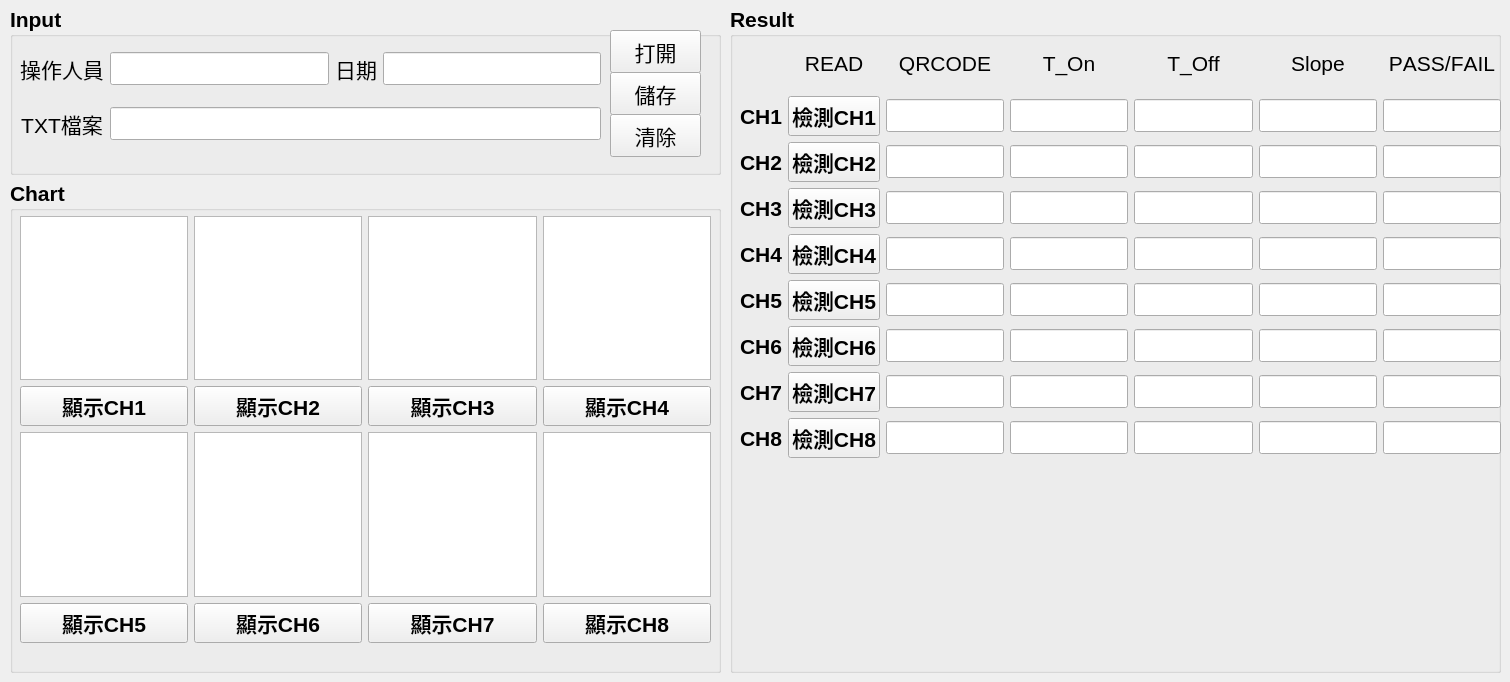
    <widget class="QWidget" name="tab_Sulink">
     <attribute name="title">
      <string>溫度保護器</string>
     </attribute>
     <widget class="QGroupBox" name="Input_box">
      <property name="geometry">
       <rect>
        <x>10</x>
        <y>6</y>
        <width>711</width>
        <height>169</height>
       </rect>
      </property>
      <property name="font">
       <font>
        <pointsize>16</pointsize>
        <weight>75</weight>
        <italic>false</italic>
        <bold>true</bold>
        <underline>false</underline>
        <strikeout>false</strikeout>
        <kerning>true</kerning>
       </font>
      </property>
      <property name="styleSheet">
       <string notr="true">QGroupBox {
            border-color: rgb(156, 156, 156);
        }</string>
      </property>
      <property name="title">
       <string>Input</string>
      </property>
      <widget class="QPushButton" name="btn_opentxt">
       <property name="geometry">
        <rect>
         <x>600</x>
         <y>24</y>
         <width>91</width>
         <height>43</height>
        </rect>
       </property>
       <property name="font">
        <font>
         <pointsize>16</pointsize>
         <weight>50</weight>
         <italic>false</italic>
         <bold>false</bold>
         <underline>false</underline>
         <strikeout>false</strikeout>
         <kerning>false</kerning>
        </font>
       </property>
       <property name="text">
        <string>打開</string>
       </property>
      </widget>
      <widget class="QPushButton" name="btn_save">
       <property name="geometry">
        <rect>
         <x>600</x>
         <y>66</y>
         <width>91</width>
         <height>43</height>
        </rect>
       </property>
       <property name="font">
        <font>
         <pointsize>16</pointsize>
         <weight>50</weight>
         <italic>false</italic>
         <bold>false</bold>
         <underline>false</underline>
         <strikeout>false</strikeout>
         <kerning>true</kerning>
        </font>
       </property>
       <property name="text">
        <string>儲存</string>
       </property>
      </widget>
      <widget class="QPushButton" name="btn_clean">
       <property name="geometry">
        <rect>
         <x>600</x>
         <y>108</y>
         <width>91</width>
         <height>43</height>
        </rect>
       </property>
       <property name="font">
        <font>
         <pointsize>16</pointsize>
         <weight>50</weight>
         <italic>false</italic>
         <bold>false</bold>
         <underline>false</underline>
         <strikeout>false</strikeout>
         <kerning>true</kerning>
        </font>
       </property>
       <property name="text">
        <string>清除</string>
       </property>
      </widget>
      <widget class="QWidget" name="layoutWidget">
       <property name="geometry">
        <rect>
         <x>10</x>
         <y>30</y>
         <width>581</width>
         <height>121</height>
        </rect>
       </property>
       <layout class="QGridLayout" name="gridLayout_2">
        <item row="0" column="0">
         <widget class="QLabel" name="label_name">
          <property name="font">
           <font>
            <pointsize>16</pointsize>
            <weight>50</weight>
            <italic>false</italic>
            <bold>false</bold>
            <underline>false</underline>
            <strikeout>false</strikeout>
            <kerning>false</kerning>
           </font>
          </property>
          <property name="text">
           <string>操作人員</string>
          </property>
          <property name="alignment">
           <set>Qt::AlignCenter</set>
          </property>
         </widget>
        </item>
        <item row="0" column="1">
         <widget class="QLineEdit" name="input_name">
          <property name="font">
           <font>
            <pointsize>16</pointsize>
            <kerning>false</kerning>
           </font>
          </property>
         </widget>
        </item>
        <item row="0" column="2">
         <widget class="QLabel" name="label_datetime">
          <property name="font">
           <font>
            <pointsize>16</pointsize>
            <weight>50</weight>
            <italic>false</italic>
            <bold>false</bold>
            <underline>false</underline>
            <strikeout>false</strikeout>
            <kerning>false</kerning>
           </font>
          </property>
          <property name="text">
           <string>日期</string>
          </property>
          <property name="alignment">
           <set>Qt::AlignCenter</set>
          </property>
         </widget>
        </item>
        <item row="0" column="3">
         <widget class="QLineEdit" name="output_datetime">
          <property name="font">
           <font>
            <pointsize>16</pointsize>
            <kerning>false</kerning>
           </font>
          </property>
         </widget>
        </item>
        <item row="1" column="0">
         <widget class="QLabel" name="label_txt_2">
          <property name="font">
           <font>
            <pointsize>16</pointsize>
            <weight>50</weight>
            <italic>false</italic>
            <bold>false</bold>
            <underline>false</underline>
            <strikeout>false</strikeout>
            <kerning>false</kerning>
           </font>
          </property>
          <property name="text">
           <string>TXT檔案</string>
          </property>
          <property name="alignment">
           <set>Qt::AlignCenter</set>
          </property>
         </widget>
        </item>
        <item row="1" column="1" colspan="3">
         <widget class="QLineEdit" name="input_file">
          <property name="font">
           <font>
            <pointsize>16</pointsize>
            <kerning>false</kerning>
           </font>
          </property>
         </widget>
        </item>
       </layout>
      </widget>
     </widget>
     <widget class="QGroupBox" name="Chart_box">
      <property name="geometry">
       <rect>
        <x>10</x>
        <y>180</y>
        <width>711</width>
        <height>493</height>
       </rect>
      </property>
      <property name="font">
       <font>
        <pointsize>16</pointsize>
        <weight>75</weight>
        <bold>true</bold>
       </font>
      </property>
      <property name="title">
       <string>Chart</string>
      </property>
      <widget class="QSplitter" name="splitter_2">
       <property name="geometry">
        <rect>
         <x>16</x>
         <y>156</y>
         <width>0</width>
         <height>0</height>
        </rect>
       </property>
       <property name="orientation">
        <enum>Qt::Vertical</enum>
       </property>
       <widget class="QWidget" name="widget_6" native="true">
        <property name="styleSheet">
         <string notr="true">background-color: rgb(255, 255, 255);</string>
        </property>
       </widget>
       <widget class="QWidget" name="widget_7" native="true">
        <property name="styleSheet">
         <string notr="true">background-color: rgb(255, 255, 255);</string>
        </property>
       </widget>
       <widget class="QWidget" name="widget_8" native="true">
        <property name="styleSheet">
         <string notr="true">background-color: rgb(255, 255, 255);</string>
        </property>
       </widget>
       <widget class="QWidget" name="widget_5" native="true">
        <property name="styleSheet">
         <string notr="true">background-color: rgb(255, 255, 255);</string>
        </property>
       </widget>
      </widget>
      <widget class="QWidget" name="layoutWidget_2">
       <property name="geometry">
        <rect>
         <x>10</x>
         <y>36</y>
         <width>691</width>
         <height>427</height>
        </rect>
       </property>
       <layout class="QGridLayout" name="gridLayout_3">
        <item row="3" column="1">
         <widget class="QPushButton" name="ch6_display">
          <property name="text">
           <string>顯示CH6</string>
          </property>
         </widget>
        </item>
        <item row="3" column="2">
         <widget class="QPushButton" name="ch7_display">
          <property name="text">
           <string>顯示CH7</string>
          </property>
         </widget>
        </item>
        <item row="3" column="3">
         <widget class="QPushButton" name="ch8_display">
          <property name="text">
           <string>顯示CH8</string>
          </property>
         </widget>
        </item>
        <item row="1" column="2">
         <widget class="QPushButton" name="ch3_display">
          <property name="text">
           <string>顯示CH3</string>
          </property>
         </widget>
        </item>
        <item row="0" column="2">
         <widget class="QGraphicsView" name="ch3_chart"/>
        </item>
        <item row="2" column="2">
         <widget class="QGraphicsView" name="ch7_chart"/>
        </item>
        <item row="2" column="3">
         <widget class="QGraphicsView" name="ch8_chart"/>
        </item>
        <item row="0" column="3">
         <widget class="QGraphicsView" name="ch4_chart"/>
        </item>
        <item row="1" column="0">
         <widget class="QPushButton" name="ch1_display">
          <property name="text">
           <string>顯示CH1</string>
          </property>
         </widget>
        </item>
        <item row="0" column="0">
         <widget class="QGraphicsView" name="ch1_chart"/>
        </item>
        <item row="2" column="1">
         <widget class="QGraphicsView" name="ch6_chart"/>
        </item>
        <item row="1" column="1">
         <widget class="QPushButton" name="ch2_display">
          <property name="text">
           <string>顯示CH2</string>
          </property>
         </widget>
        </item>
        <item row="2" column="0">
         <widget class="QGraphicsView" name="ch5_chart"/>
        </item>
        <item row="0" column="1">
         <widget class="QGraphicsView" name="ch2_chart"/>
        </item>
        <item row="3" column="0">
         <widget class="QPushButton" name="ch5_display">
          <property name="text">
           <string>顯示CH5</string>
          </property>
         </widget>
        </item>
        <item row="1" column="3">
         <widget class="QPushButton" name="ch4_display">
          <property name="text">
           <string>顯示CH4</string>
          </property>
         </widget>
        </item>
       </layout>
      </widget>
     </widget>
     <widget class="QGroupBox" name="Result_box">
      <property name="geometry">
       <rect>
        <x>730</x>
        <y>6</y>
        <width>771</width>
        <height>667</height>
       </rect>
      </property>
      <property name="font">
       <font>
        <pointsize>16</pointsize>
        <weight>75</weight>
        <bold>true</bold>
       </font>
      </property>
      <property name="title">
       <string>Result</string>
      </property>
      <widget class="QWidget" name="layoutWidget">
       <property name="geometry">
        <rect>
         <x>10</x>
         <y>30</y>
         <width>761</width>
         <height>422</height>
        </rect>
       </property>
       <layout class="QGridLayout" name="gridLayout">
        <item row="3" column="0">
         <widget class="QLabel" name="label_ch3">
          <property name="font">
           <font>
            <pointsize>16</pointsize>
            <weight>75</weight>
            <bold>true</bold>
           </font>
          </property>
          <property name="text">
           <string>CH3</string>
          </property>
          <property name="alignment">
           <set>Qt::AlignCenter</set>
          </property>
         </widget>
        </item>
        <item row="0" column="2">
         <widget class="QLabel" name="label_qrcode">
          <property name="font">
           <font>
            <pointsize>16</pointsize>
            <weight>50</weight>
            <bold>false</bold>
            <kerning>false</kerning>
           </font>
          </property>
          <property name="text">
           <string>QRCODE</string>
          </property>
          <property name="alignment">
           <set>Qt::AlignCenter</set>
          </property>
         </widget>
        </item>
        <item row="1" column="5">
         <widget class="QLineEdit" name="ch1_slope">
          <property name="alignment">
           <set>Qt::AlignCenter</set>
          </property>
         </widget>
        </item>
        <item row="0" column="3">
         <widget class="QLabel" name="label_T_On">
          <property name="font">
           <font>
            <pointsize>16</pointsize>
            <weight>50</weight>
            <bold>false</bold>
            <kerning>false</kerning>
           </font>
          </property>
          <property name="text">
           <string>T_On</string>
          </property>
          <property name="alignment">
           <set>Qt::AlignCenter</set>
          </property>
         </widget>
        </item>
        <item row="4" column="4">
         <widget class="QLineEdit" name="ch4_T_Off">
          <property name="alignment">
           <set>Qt::AlignCenter</set>
          </property>
         </widget>
        </item>
        <item row="3" column="3">
         <widget class="QLineEdit" name="ch3_T_On">
          <property name="alignment">
           <set>Qt::AlignCenter</set>
          </property>
         </widget>
        </item>
        <item row="7" column="3">
         <widget class="QLineEdit" name="ch7_T_On">
          <property name="alignment">
           <set>Qt::AlignCenter</set>
          </property>
         </widget>
        </item>
        <item row="1" column="2">
         <widget class="QLineEdit" name="ch1_qrcodelable">
          <property name="alignment">
           <set>Qt::AlignCenter</set>
          </property>
         </widget>
        </item>
        <item row="6" column="6">
         <widget class="QLineEdit" name="ch6_PF">
          <property name="alignment">
           <set>Qt::AlignCenter</set>
          </property>
         </widget>
        </item>
        <item row="6" column="3">
         <widget class="QLineEdit" name="ch6_T_On">
          <property name="alignment">
           <set>Qt::AlignCenter</set>
          </property>
         </widget>
        </item>
        <item row="8" column="2">
         <widget class="QLineEdit" name="ch8_qrcodelable">
          <property name="alignment">
           <set>Qt::AlignCenter</set>
          </property>
         </widget>
        </item>
        <item row="8" column="6">
         <widget class="QLineEdit" name="ch8_PF">
          <property name="alignment">
           <set>Qt::AlignCenter</set>
          </property>
         </widget>
        </item>
        <item row="7" column="5">
         <widget class="QLineEdit" name="ch7_slope">
          <property name="alignment">
           <set>Qt::AlignCenter</set>
          </property>
         </widget>
        </item>
        <item row="3" column="2">
         <widget class="QLineEdit" name="ch3_qrcodelable">
          <property name="alignment">
           <set>Qt::AlignCenter</set>
          </property>
         </widget>
        </item>
        <item row="3" column="5">
         <widget class="QLineEdit" name="ch3_slope">
          <property name="alignment">
           <set>Qt::AlignCenter</set>
          </property>
         </widget>
        </item>
        <item row="1" column="0">
         <widget class="QLabel" name="label_ch1">
          <property name="font">
           <font>
            <pointsize>16</pointsize>
            <weight>75</weight>
            <bold>true</bold>
           </font>
          </property>
          <property name="text">
           <string>CH1</string>
          </property>
          <property name="alignment">
           <set>Qt::AlignCenter</set>
          </property>
         </widget>
        </item>
        <item row="1" column="1">
         <widget class="QPushButton" name="ch1_qrcode">
          <property name="text">
           <string>檢測CH1</string>
          </property>
         </widget>
        </item>
        <item row="1" column="4">
         <widget class="QLineEdit" name="ch1_T_Off">
          <property name="alignment">
           <set>Qt::AlignCenter</set>
          </property>
         </widget>
        </item>
        <item row="2" column="3">
         <widget class="QLineEdit" name="ch2_T_On">
          <property name="alignment">
           <set>Qt::AlignCenter</set>
          </property>
         </widget>
        </item>
        <item row="7" column="1">
         <widget class="QPushButton" name="ch7_qrcode">
          <property name="text">
           <string>檢測CH7</string>
          </property>
         </widget>
        </item>
        <item row="4" column="2">
         <widget class="QLineEdit" name="ch4_qrcodelable">
          <property name="alignment">
           <set>Qt::AlignCenter</set>
          </property>
         </widget>
        </item>
        <item row="0" column="5">
         <widget class="QLabel" name="label_Slope">
          <property name="font">
           <font>
            <pointsize>16</pointsize>
            <weight>50</weight>
            <bold>false</bold>
            <kerning>false</kerning>
           </font>
          </property>
          <property name="text">
           <string>Slope</string>
          </property>
          <property name="alignment">
           <set>Qt::AlignCenter</set>
          </property>
         </widget>
        </item>
        <item row="5" column="0">
         <widget class="QLabel" name="label_ch5">
          <property name="font">
           <font>
            <pointsize>16</pointsize>
            <weight>75</weight>
            <bold>true</bold>
           </font>
          </property>
          <property name="text">
           <string>CH5</string>
          </property>
          <property name="alignment">
           <set>Qt::AlignCenter</set>
          </property>
         </widget>
        </item>
        <item row="3" column="1">
         <widget class="QPushButton" name="ch3_qrcode">
          <property name="text">
           <string>檢測CH3</string>
          </property>
         </widget>
        </item>
        <item row="4" column="1">
         <widget class="QPushButton" name="ch4_qrcode">
          <property name="text">
           <string>檢測CH4</string>
          </property>
         </widget>
        </item>
        <item row="8" column="5">
         <widget class="QLineEdit" name="ch8_slope">
          <property name="alignment">
           <set>Qt::AlignCenter</set>
          </property>
         </widget>
        </item>
        <item row="1" column="3">
         <widget class="QLineEdit" name="ch1_T_On">
          <property name="alignment">
           <set>Qt::AlignCenter</set>
          </property>
         </widget>
        </item>
        <item row="7" column="4">
         <widget class="QLineEdit" name="ch7_T_Off">
          <property name="alignment">
           <set>Qt::AlignCenter</set>
          </property>
         </widget>
        </item>
        <item row="2" column="6">
         <widget class="QLineEdit" name="ch2_PF">
          <property name="alignment">
           <set>Qt::AlignCenter</set>
          </property>
         </widget>
        </item>
        <item row="4" column="5">
         <widget class="QLineEdit" name="ch4_slope">
          <property name="alignment">
           <set>Qt::AlignCenter</set>
          </property>
         </widget>
        </item>
        <item row="2" column="1">
         <widget class="QPushButton" name="ch2_qrcode">
          <property name="text">
           <string>檢測CH2</string>
          </property>
         </widget>
        </item>
        <item row="1" column="6">
         <widget class="QLineEdit" name="ch1_PF">
          <property name="alignment">
           <set>Qt::AlignCenter</set>
          </property>
         </widget>
        </item>
        <item row="3" column="6">
         <widget class="QLineEdit" name="ch3_PF">
          <property name="alignment">
           <set>Qt::AlignCenter</set>
          </property>
         </widget>
        </item>
        <item row="4" column="0">
         <widget class="QLabel" name="label_ch4">
          <property name="font">
           <font>
            <pointsize>16</pointsize>
            <weight>75</weight>
            <bold>true</bold>
           </font>
          </property>
          <property name="text">
           <string>CH4</string>
          </property>
          <property name="alignment">
           <set>Qt::AlignCenter</set>
          </property>
         </widget>
        </item>
        <item row="5" column="5">
         <widget class="QLineEdit" name="ch5_slope">
          <property name="alignment">
           <set>Qt::AlignCenter</set>
          </property>
         </widget>
        </item>
        <item row="8" column="1">
         <widget class="QPushButton" name="ch8_qrcode">
          <property name="text">
           <string>檢測CH8</string>
          </property>
         </widget>
        </item>
        <item row="0" column="4">
         <widget class="QLabel" name="label_T_Off">
          <property name="font">
           <font>
            <pointsize>16</pointsize>
            <weight>50</weight>
            <bold>false</bold>
            <kerning>false</kerning>
           </font>
          </property>
          <property name="text">
           <string>T_Off</string>
          </property>
          <property name="alignment">
           <set>Qt::AlignCenter</set>
          </property>
         </widget>
        </item>
        <item row="5" column="6">
         <widget class="QLineEdit" name="ch5_PF">
          <property name="alignment">
           <set>Qt::AlignCenter</set>
          </property>
         </widget>
        </item>
        <item row="5" column="1">
         <widget class="QPushButton" name="ch5_qrcode">
          <property name="text">
           <string>檢測CH5</string>
          </property>
         </widget>
        </item>
        <item row="0" column="6">
         <widget class="QLabel" name="label_T_On_14">
          <property name="font">
           <font>
            <pointsize>16</pointsize>
            <weight>50</weight>
            <bold>false</bold>
            <kerning>false</kerning>
           </font>
          </property>
          <property name="text">
           <string>PASS/FAIL</string>
          </property>
          <property name="alignment">
           <set>Qt::AlignCenter</set>
          </property>
         </widget>
        </item>
        <item row="7" column="0">
         <widget class="QLabel" name="label_ch7">
          <property name="font">
           <font>
            <pointsize>16</pointsize>
            <weight>75</weight>
            <bold>true</bold>
           </font>
          </property>
          <property name="text">
           <string>CH7</string>
          </property>
          <property name="alignment">
           <set>Qt::AlignCenter</set>
          </property>
         </widget>
        </item>
        <item row="5" column="4">
         <widget class="QLineEdit" name="ch5_T_Off">
          <property name="alignment">
           <set>Qt::AlignCenter</set>
          </property>
         </widget>
        </item>
        <item row="2" column="0">
         <widget class="QLabel" name="label_ch2">
          <property name="font">
           <font>
            <pointsize>16</pointsize>
            <weight>75</weight>
            <bold>true</bold>
           </font>
          </property>
          <property name="text">
           <string>CH2</string>
          </property>
          <property name="alignment">
           <set>Qt::AlignCenter</set>
          </property>
         </widget>
        </item>
        <item row="5" column="3">
         <widget class="QLineEdit" name="ch5_T_On">
          <property name="alignment">
           <set>Qt::AlignCenter</set>
          </property>
         </widget>
        </item>
        <item row="4" column="6">
         <widget class="QLineEdit" name="ch4_PF">
          <property name="alignment">
           <set>Qt::AlignCenter</set>
          </property>
         </widget>
        </item>
        <item row="6" column="1">
         <widget class="QPushButton" name="ch6_qrcode">
          <property name="text">
           <string>檢測CH6</string>
          </property>
         </widget>
        </item>
        <item row="7" column="6">
         <widget class="QLineEdit" name="ch7_PF">
          <property name="alignment">
           <set>Qt::AlignCenter</set>
          </property>
         </widget>
        </item>
        <item row="8" column="4">
         <widget class="QLineEdit" name="ch8_T_Off">
          <property name="alignment">
           <set>Qt::AlignCenter</set>
          </property>
         </widget>
        </item>
        <item row="8" column="3">
         <widget class="QLineEdit" name="ch8_T_On">
          <property name="alignment">
           <set>Qt::AlignCenter</set>
          </property>
         </widget>
        </item>
        <item row="8" column="0">
         <widget class="QLabel" name="label_ch8">
          <property name="font">
           <font>
            <pointsize>16</pointsize>
            <weight>75</weight>
            <bold>true</bold>
           </font>
          </property>
          <property name="text">
           <string>CH8</string>
          </property>
          <property name="alignment">
           <set>Qt::AlignCenter</set>
          </property>
         </widget>
        </item>
        <item row="6" column="2">
         <widget class="QLineEdit" name="ch6_qrcodelable">
          <property name="alignment">
           <set>Qt::AlignCenter</set>
          </property>
         </widget>
        </item>
        <item row="2" column="2">
         <widget class="QLineEdit" name="ch2_qrcodelable">
          <property name="alignment">
           <set>Qt::AlignCenter</set>
          </property>
         </widget>
        </item>
        <item row="2" column="5">
         <widget class="QLineEdit" name="ch2_slope">
          <property name="alignment">
           <set>Qt::AlignCenter</set>
          </property>
         </widget>
        </item>
        <item row="6" column="0">
         <widget class="QLabel" name="label_ch6">
          <property name="font">
           <font>
            <pointsize>16</pointsize>
            <weight>75</weight>
            <bold>true</bold>
           </font>
          </property>
          <property name="text">
           <string>CH6</string>
          </property>
          <property name="alignment">
           <set>Qt::AlignCenter</set>
          </property>
         </widget>
        </item>
        <item row="5" column="2">
         <widget class="QLineEdit" name="ch5_qrcodelable">
          <property name="alignment">
           <set>Qt::AlignCenter</set>
          </property>
         </widget>
        </item>
        <item row="6" column="4">
         <widget class="QLineEdit" name="ch6_T_Off">
          <property name="alignment">
           <set>Qt::AlignCenter</set>
          </property>
         </widget>
        </item>
        <item row="3" column="4">
         <widget class="QLineEdit" name="ch3_T_Off">
          <property name="alignment">
           <set>Qt::AlignCenter</set>
          </property>
         </widget>
        </item>
        <item row="2" column="4">
         <widget class="QLineEdit" name="ch2_T_Off">
          <property name="alignment">
           <set>Qt::AlignCenter</set>
          </property>
         </widget>
        </item>
        <item row="4" column="3">
         <widget class="QLineEdit" name="ch4_T_On">
          <property name="alignment">
           <set>Qt::AlignCenter</set>
          </property>
         </widget>
        </item>
        <item row="6" column="5">
         <widget class="QLineEdit" name="ch6_slope">
          <property name="alignment">
           <set>Qt::AlignCenter</set>
          </property>
         </widget>
        </item>
        <item row="7" column="2">
         <widget class="QLineEdit" name="ch7_qrcodelable">
          <property name="alignment">
           <set>Qt::AlignCenter</set>
          </property>
         </widget>
        </item>
        <item row="0" column="1">
         <widget class="QLabel" name="label_qrcode_3">
          <property name="font">
           <font>
            <pointsize>16</pointsize>
            <weight>50</weight>
            <bold>false</bold>
            <kerning>false</kerning>
           </font>
          </property>
          <property name="text">
           <string>READ</string>
          </property>
          <property name="alignment">
           <set>Qt::AlignCenter</set>
          </property>
         </widget>
        </item>
       </layout>
      </widget>
     </widget>
    </widget>
